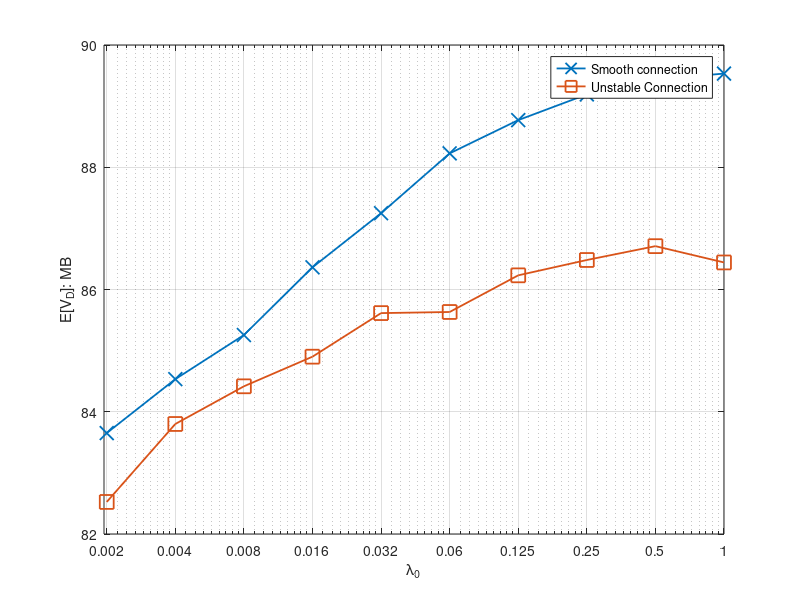

Recreate this plot in MATLAB.
%% File size
%N=10000
%x_label =[0	1	2	3	4	5	6	7	8	9	10	11	12	13	14	15	16	17	18	20	21	22	23	24	26]
%N=50000
%x_label =[0	1	2	3	4	5	6	7	8	9	10	11	12	13	14	15	16	17	18	19	20	21	22	23	24	26	27	29]
%N=100000
%x_label =[0.5	1	1.5	2	2.5	3	3.5	4	4.5	5	5.5	6	6.5	7	7.5	8	8.5	9	9.5	10]

x_label =[0.001953125	0.00390625	0.0078125	0.015625	0.03125	0.0625	0.125	0.25	0.5	1]


%% for DeadlinMissRatio

%Miss ratio
%y_11 = [0.3077	0.2869	0.2731	0.2521	0.2359	0.2192	0.2136	0.2089	0.2077	0.2073]
%y_12 = [0.32	0.3024	0.2884	0.2762	0.2625	0.2585	0.2544	0.2457	0.2448	0.2484]


%E[V_O]
%y_11 = [22.410589	30.181741	37.796997	46.432011	53.933149	59.838434	63.170658	65.134635	66.173523	66.510683]
%y_12 = [14.071941	18.90602	24.064749	29.014714	34.328922	37.630318	40.015627	41.196358	42.133035	42.493899]

%E[V_D]
y_11 = [83.651127	84.533301	85.255132	86.363012	87.247998	88.227108	88.771094	89.191714	89.436912	89.532354]
y_12 = [82.524323	83.799795	84.416286	84.901033	85.613932	85.632082	86.231792	86.482657	86.709165	86.442637]


i = i+1;
figure(i)

semilogx(x_label,y_11,'-x', 'MarkerSize',10, 'LineWidth',1.3)
hold on
semilogx(x_label,y_12,'-s', 'MarkerSize',10, 'LineWidth',1.3)
hold on
%plot(x_label,y_21,'-+', 'MarkerSize',10, 'LineWidth',1.3)
%hold on
%plot(x_label,y_22,'-^', 'MarkerSize',10, 'LineWidth',1.3)
%hold on
%plot(x_label,y_31,'-d', 'MarkerSize',10, 'LineWidth',1.3)
%hold on
%plot(x_label,y_32,'-o', 'MarkerSize',10, 'LineWidth',1.3)
%hold on

%ylabel('P_{miss}')
%ylabel('E[V_O]: MB')
ylabel('E[V_D]: MB')
%xlabel('E[t_0]:')
xlabel('\lambda_0')


%xticklabels({'62.5','125','250','500','1000','2000','4000','8000'});
%xticklabels({'10','20','40','80','160','320','640','1280'});
%xticklabels({'50','100','150','200','250','300','350','400'});
%xticklabels({'1',	'0.5',	'0.2',	'0.1',	'0.05',	'0.025',	'0.016666667',	'0.008333333',	'0.006666667',	'0.003333333',	'0.001666667'	,'0.000833333',	'0.000416667'});
xticklabels({'0.002',	'0.004',	'0.008',	'0.016'	,'0.032'	,'0.06',	'0.125',	'0.25',	'0.5',	'1'});


												
xlim([0.0019, 1]);

%xticklabels({'0',	'1',	'2',	'3',	'4','5',	'6',	'7',	'8',	'9',	'10',	'11',	'12',	'13',	'14',	'15',	'16',	'17'	,'18'	,'20'	,'21'	,'22',	'23',	'24',	'26'});
set(gca, 'XTick', x_label);
%set(gca,'xticklabel',num2str(get(gca,'XTick')','%.4f'))
%legend({'F=200','F=500','F=1000'},'NumColumns',1);
legend({'Smooth connection','Unstable Connection'},'NumColumns',1);

hold off;
grid on;